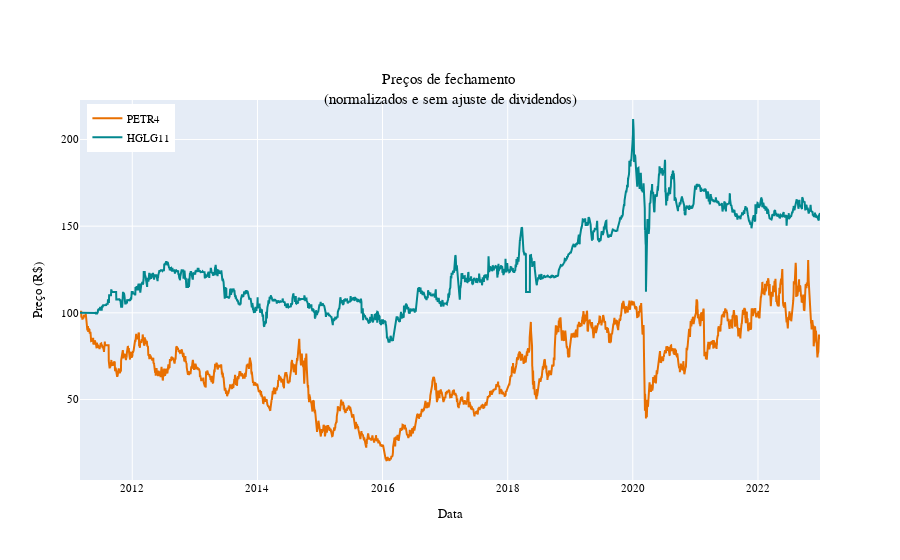

Notebook cell for this chart:
### Code cell
# Comparar os preços ajustados e normalizados (base 100) para o início da série dos dois ativos com o Plotly
fig = go.Figure()
fig.add_trace(
    go.Scatter(
        x=petr_precos["data"],
        y=petr_precos["preco_normalizado"],
        mode="lines",
        name="PETR4",
        line=dict(color="#e86f00"),
    )
)
fig.add_trace(
    go.Scatter(
        x=hglg_precos["data"],
        y=hglg_precos["preco_normalizado"],
        mode="lines",
        name="HGLG11",
        line=dict(color="#02878e"),
    )
)
fig.update_layout(
    # mudar a fonte
    font=dict(family="Fira Code", size=11, color="black"),
    title="Preços de fechamento <br>(normalizados e sem ajuste de dividendos)",
    title_x=0.5,
    title_y=0.85,
    xaxis_title="Data",
    yaxis_title="Preço (R$)",
    legend=dict(yanchor="top", y=0.99, xanchor="left", x=0.01),
)
fig.show()
# py.plot(fig, filename = 'hglg_petr_3', auto_open=True)

### Figure 1 — Plotly figure (JSON) as saved in the notebook; plotly's stock layout.template omitted (floating-point values rounded to 4 significant figures; data arrays with more than 128 entries replaced by an {"elided": "..."} marker saying what was removed)
{"data": [{"line": {"color": "#e86f00"}, "mode": "lines", "name": "PETR4", "type": "scatter", "x": {"elided": "2937 str values"}, "y": {"elided": "2937 float values"}}, {"line": {"color": "#02878e"}, "mode": "lines", "name": "HGLG11", "type": "scatter", "x": {"elided": "2937 str values"}, "y": {"elided": "2937 float values"}}], "layout": {"font": {"color": "black", "family": "Fira Code", "size": 11}, "legend": {"x": 0.01, "xanchor": "left", "y": 0.99, "yanchor": "top"}, "title": {"text": "Preços de fechamento <br>(normalizados e sem ajuste de dividendos)", "x": 0.5, "y": 0.85}, "xaxis": {"title": {"text": "Data"}}, "yaxis": {"title": {"text": "Preço (R$)"}}}}
